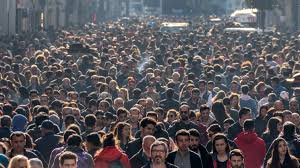
#> input picture images/people/people5.jpeg, 300 x 168 px
$ python 23-Face-Detection.py
#> lines starting #> are read from the running program, lines starting #| are printed output that depends on the picture; after the words box and inside, x2 and y2 are one past the last pixel; in counts of white or black regions, pixels touching at a corner belong together
import cv2 as cv

# face detection => detects the presence of a face
# face recognition => recognizes whose face is it

# we use classifiers
# openCV has inbuilt classifiers called as HaarCascades

img = cv.imread('images/people/people5.jpeg')
#> img is the input picture: shape (168, 300, 3); mean B, G, R 89.9, 85.3, 88.7
cv.imshow('Image' , img)

# converting the image to grayscale image
gray = cv.cvtColor(img , cv.COLOR_BGR2GRAY)
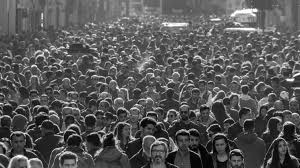
#> gray: shape (168, 300); min 0, max 255, mean 86.8
cv.imshow('Grayscale' , gray)

haar_cascade = cv.CascadeClassifier('haar_face.xml')

faces_rect = haar_cascade.detectMultiScale(gray , scaleFactor = 1.1 , minNeighbors = 5)
#> faces_rect = ()
# minNeighbors => identify 5 faces at max
# modifying the scaleFactor and minNeighbors continuously, and then finally you will find a value, where the faces identification
# is perfect

print(f'Number of faces found : {len(faces_rect)}')
#| Number of faces found : 0

for (x,y,w,h) in faces_rect :
    cv.rectangle(img  , (x,y) , (x+w , y+h) ,(0,255,0) , thickness = 2)
#> this loop made 0 passes

cv.imshow('Detected faces' , img)


cv.waitKey(20000)

$ run again, with images/people/people1.jpeg copied over images/people/people5.jpeg
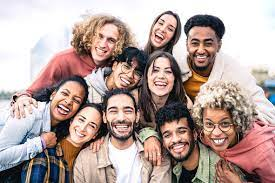
#> input picture images/people/people1.jpeg, 275 x 183 px
#> img is the input picture: shape (183, 275, 3); mean B, G, R 156.3, 161.3, 181.3
#> `gray = cv.cvtColor(img , cv.COLOR_BGR2GRAY)`:
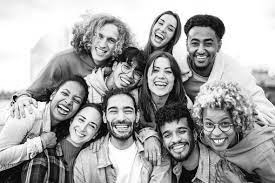
#> gray: shape (183, 275); min 0, max 255, mean 166.7
#> faces_rect = [[145, 59, 32, 32], [178, 23, 48, 48], [100, 94, 41, 41], [198, 109, 41, 41], [156, 118, 39, 39]]
#| Number of faces found : 5
#> the loop `for (x,y,w,h) in faces_rect :` made 5 passes
#> after the loop `for (x,y,w,h) in faces_rect :`:
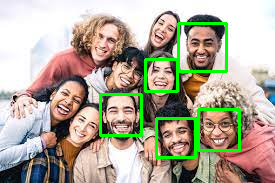
#> img: shape (183, 275, 3); 4.7% of pixels changed, all inside (x1, y1, x2, y2) = (99, 22, 241, 159)

$ run again, with images/people/people2.jpeg copied over images/people/people5.jpeg
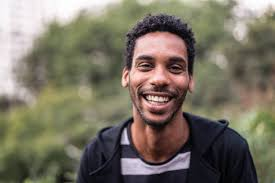
#> input picture images/people/people2.jpeg, 275 x 183 px
#> img is the input picture: shape (183, 275, 3); mean B, G, R 99.8, 114.3, 120.9
#> `gray = cv.cvtColor(img , cv.COLOR_BGR2GRAY)`:
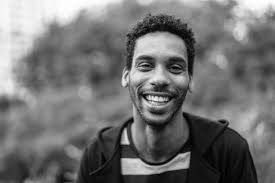
#> gray: shape (183, 275); min 0, max 255, mean 114.6
#> faces_rect = [[121, 35, 79, 79]]
#| Number of faces found : 1
#> the loop `for (x,y,w,h) in faces_rect :` made 1 pass
#> after the loop `for (x,y,w,h) in faces_rect :`:
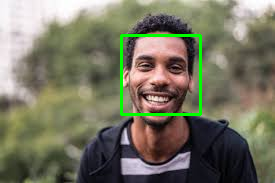
#> img: shape (183, 275, 3); 1.88% of pixels changed, all inside (x1, y1, x2, y2) = (120, 34, 202, 116)

$ run again, with images/people/people3.jpeg copied over images/people/people5.jpeg
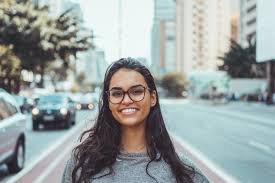
#> input picture images/people/people3.jpeg, 275 x 183 px
#> img is the input picture: shape (183, 275, 3); mean B, G, R 161.1, 162.1, 154.3
#> `gray = cv.cvtColor(img , cv.COLOR_BGR2GRAY)`:
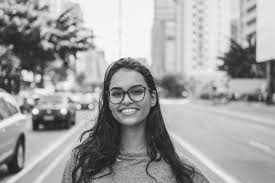
#> gray: shape (183, 275); min 19, max 254, mean 159.6
#> faces_rect = [[100, 70, 55, 55]]
#| Number of faces found : 1
#> the loop `for (x,y,w,h) in faces_rect :` made 1 pass
#> after the loop `for (x,y,w,h) in faces_rect :`:
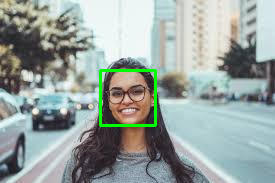
#> img: shape (183, 275, 3); 1.3% of pixels changed, all inside (x1, y1, x2, y2) = (99, 69, 157, 127)
